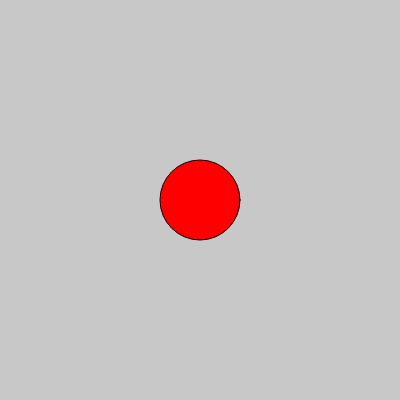
Frame 1 (no input)
Frame 60 (no input): identical to frame 1, image omitted
Frame 120 (the mouse pressed at the canvas centre since frame 60): identical to frame 1, image omitted

The p5.js sketch that drew this single still picture (run headless with seeded random() and noise() and a simulated clock; from frame 60 on, the mouse is pressed at the canvas centre):

// p5.js sketch
// ── sketch.js
let x = 200;
let y = 200;
let bgColour;
let sqColour;
let palButt;

function setup() {
  createCanvas(400, 400);
  // styling directly from p5js
  inlineStyled = createP(
    "This paragraph was styled using p5.js. One limitation found so far is that only one callback can be attached to a button. In previous tutorials, the button adjusted the colour of canvas elements. That additional callback function needed to be removed in order to style the dom elements. The styling of the canvas elements was then moved into the same single callback function attached to the button."
  );
  inlineStyled.style("background-color", "pink");

  bgColour = color(200);
  sqColour = color(255, 0, 0);
  palButt = createButton("Change palette");
  // style the palette button
  palButt.mousePressed(changeStyle);
}

pickACol = function () {
  col = color(random(255), random(255), random(255));
  return col;
};

function changeStyle() {
  palButt.style("color", pickACol());
  palButt.style("background-color", pickACol());
  inlineStyled.style("color", pickACol());
  inlineStyled.style("background-color", pickACol());
  // style canvas elements
  bgColour = pickACol();
  sqColour = pickACol();
}

function draw() {
  background(bgColour);
  fill(sqColour);
  rectMode(CENTER);
  ellipse(x, y, 80);
}
